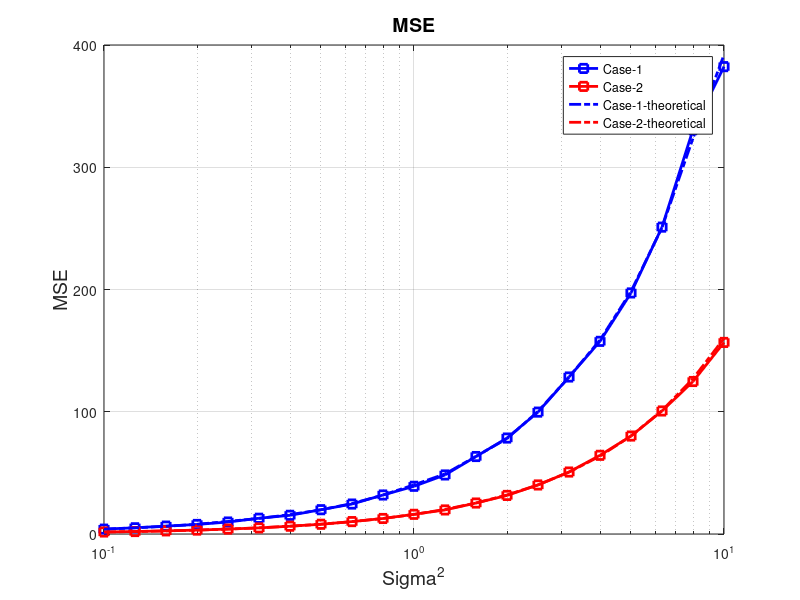

This figure's MATLAB source:
clc; close all; clear all;
h = [1;1;1;1];
N = 8;
sigma2db = -10:1:10; 
sigma2 = 10.^(sigma2db./10);
NOfIter = 5000;
MSE1_avg = zeros(length(sigma2),1);
MSE2_avg = zeros(length(sigma2),1);
MSE1_theoretical_avg = zeros(length(sigma2),1);
MSE2_theoretical_avg = zeros(length(sigma2),1);
for iter = 1:NOfIter
    %case-1
    y = zeros(N,1);
    for j = 1:length(sigma2)
        X = randn(N,length(h));
        X = X./sqrt(trace(X'*X));%normalizing so that trace is 1
        for i=1:N
            y(i) = X(i,:)*h + sqrt(sigma2(j))*randn(1); %Y = x.T*h + v
        end
        ML_estimate1 = inv(X'*X)*X'*y;
        MSE1_avg(j) = MSE1_avg(j) + norm(h- ML_estimate1)^2/NOfIter;
        MSE1_theoretical_avg(j) = MSE1_theoretical_avg(j) + sigma2(j)*trace(inv(X'*X))/NOfIter;
    end
    
    % case 2
    y = zeros(N,1);
    for j = 1:length(sigma2)
        Z = dftmtx(N);
        X2 = Z(:,1:4);%eye(N,length(h));
        X2 = X2./sqrt(trace(X2'*X2));%normalizing so that trace is 1
        for i=1:N
            y(i) = X2(i,:)*h + sqrt(sigma2(j))*randn(1);
        end
        ML_estimate2 = inv(X2'*X2)*X2'*y;
        MSE2_avg(j) = MSE2_avg(j) + norm(h-ML_estimate2)^2/NOfIter;
        MSE2_theoretical_avg(j) = MSE2_theoretical_avg(j) + sigma2(j)*trace(inv(X2'*X2))/NOfIter;
    end
end

figure(1)
semilogx(sigma2,MSE1_avg, 'b-s','linewidth',2.0 );
hold on;
semilogx(sigma2,MSE2_avg, 'r-s','linewidth',2.0 );
hold on;
semilogx(sigma2,MSE1_theoretical_avg, 'b-.','linewidth',2.0 );
hold on;
semilogx(sigma2,MSE2_theoretical_avg, 'r-.','linewidth',2.0 );
xlabel('Sigma^2', 'FontSize', 14);
ylabel('MSE', 'FontSize', 14);
title('MSE', 'FontSize', 14);
legend('Case-1','Case-2','Case-1-theoretical','Case-2-theoretical')
grid on;